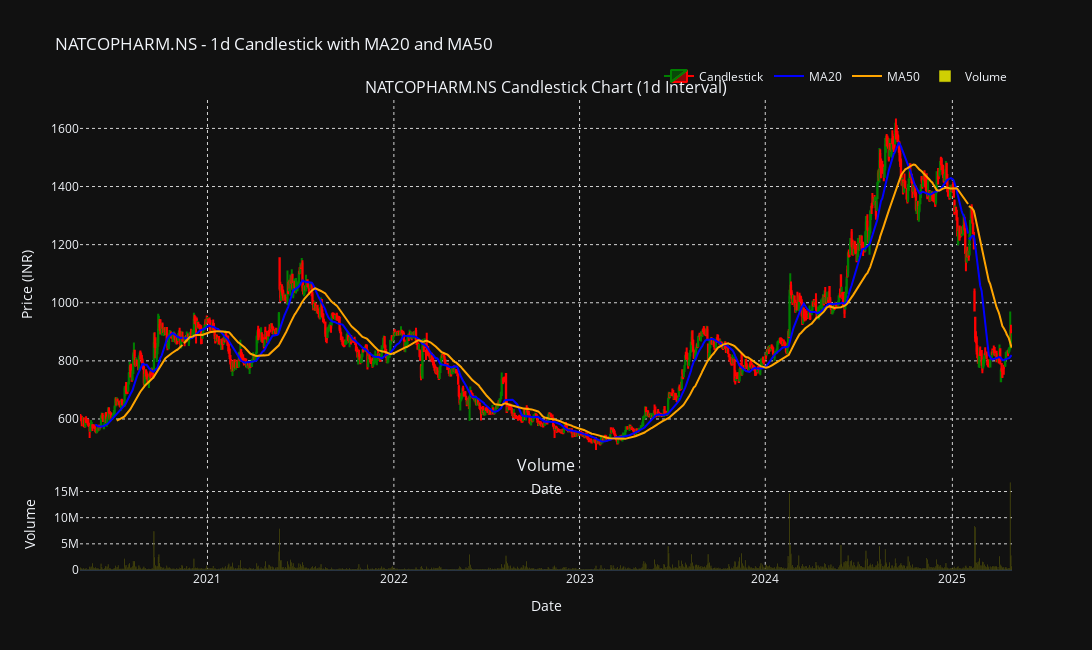

The notebook cell this image was saved under:
### Markdown cell above
# Plot a Candlestick Chart

### Code cell
PATH = r"C:\Users\91909\Desktop\Stock_Data"

def save_to_csv_from_yahoo(ticker: str, interval: str = "1d") -> bool:
    df = yf.download(ticker, period="5y", interval=interval, progress=False)
    os.makedirs(PATH, exist_ok=True)
    fn = os.path.join(PATH, f"{ticker}_{interval}.csv")
    df.to_csv(fn)
    return True

def get_stock_df_from_csv(ticker: str, interval: str = "1d") -> pd.DataFrame:
    fn = os.path.join(PATH, f"{ticker}_{interval}.csv")
    df = pd.read_csv(fn, index_col=0, parse_dates=True)
    for col in ["Open", "High", "Low", "Close", "Volume"]:
        df[col] = pd.to_numeric(df[col], errors="coerce")
    return df

def plot_candlestick_with_volume(ticker: str, interval: str = "1d"):
    save_to_csv_from_yahoo(ticker, interval)
    df = get_stock_df_from_csv(ticker, interval)

    # Calculate 20-period Moving Average (MA)
    df['MA_20'] = df['Close'].rolling(window=20).mean()

    # Calculate 50-period Moving Average (MA)
    df['MA_50'] = df['Close'].rolling(window=50).mean()

    # Create subplots (Candlestick + Volume)
    fig = make_subplots(
        rows=2, cols=1, shared_xaxes=True, vertical_spacing=0.02,
        row_width=[0.2, 0.8],
        subplot_titles=(f"{ticker} Candlestick Chart ({interval} Interval)", "Volume")
    )

    # Candlestick
    fig.add_trace(
        go.Candlestick(
            x=df.index,
            open=df["Open"], high=df["High"],
            low=df["Low"], close=df["Close"],
            name="Candlestick",
            increasing_line_color='green',
            decreasing_line_color='red'
        ),
        row=1, col=1
    )

    # Add 20-period Moving Average (MA)
    fig.add_trace(go.Scatter(x=df.index, y=df['MA_20'], line=dict(color='blue', width=2), name='MA20'), row=1, col=1)

    # Add 50-period Moving Average (MA)
    fig.add_trace(go.Scatter(x=df.index, y=df['MA_50'], line=dict(color='orange', width=2), name='MA50'), row=1, col=1)

    # Volume
    fig.add_trace(
        go.Bar(
            x=df.index, y=df["Volume"],
            marker_color='yellow',
            opacity=0.8,
            name="Volume"
        ),
        row=2, col=1
    )
    fig.update_xaxes(
        rangeslider_visible=False,
        rangebreaks=[dict(bounds=["sat", "mon"])],
        type="date",
        showgrid=True,
        gridcolor='lightgrey', 
        griddash='dot',     
        title_text='Date'
    )
    fig.update_yaxes(title="Price (INR)", row=1, col=1, showgrid=True, gridcolor='lightgrey', griddash='dot')
    fig.update_yaxes(title="Volume", row=2, col=1, showgrid=True, gridcolor='lightgrey', griddash='dot') 

    # Layout settings
    fig.update_layout(
        title=f'{ticker} - {interval} Candlestick with MA20 and MA50',
        yaxis_title='Price (INR)',
        template='plotly_dark',
        width=1100,
        height=650,
        legend=dict(
            orientation="h",
            yanchor="bottom",
            y=1.02,
            xanchor="right",
            x=1
        ),
        hovermode='x unified'
    )

    fig.show()

# Example usage (using daily data):
plot_candlestick_with_volume("NATCOPHARM.NS", interval="1d")

### Figure 1 — Plotly figure (JSON) as saved in the notebook; plotly's stock layout.template omitted (floating-point values rounded to 4 significant figures; data arrays with more than 128 entries replaced by an {"elided": "..."} marker saying what was removed)
{"data": [{"close": {"elided": "1241 float values"}, "decreasing": {"line": {"color": "red"}}, "high": {"elided": "1241 float values"}, "increasing": {"line": {"color": "green"}}, "low": {"elided": "1241 float values"}, "name": "Candlestick", "open": {"elided": "1241 float values"}, "type": "candlestick", "x": {"elided": "1241 str values"}, "xaxis": "x", "yaxis": "y"}, {"line": {"color": "blue", "width": 2}, "name": "MA20", "type": "scatter", "x": {"elided": "1241 str values"}, "xaxis": "x", "y": {"elided": "1241 float values"}, "yaxis": "y"}, {"line": {"color": "orange", "width": 2}, "name": "MA50", "type": "scatter", "x": {"elided": "1241 str values"}, "xaxis": "x", "y": {"elided": "1241 float values"}, "yaxis": "y"}, {"marker": {"color": "yellow"}, "name": "Volume", "opacity": 0.8, "type": "bar", "x": {"elided": "1241 str values"}, "xaxis": "x2", "y": {"elided": "1241 float values"}, "yaxis": "y2"}], "layout": {"annotations": [{"font": {"size": 16}, "showarrow": false, "text": "NATCOPHARM.NS Candlestick Chart (1d Interval)", "x": 0.5, "xanchor": "center", "xref": "paper", "y": 1, "yanchor": "bottom", "yref": "paper"}, {"font": {"size": 16}, "showarrow": false, "text": "Volume", "x": 0.5, "xanchor": "center", "xref": "paper", "y": 0.196, "yanchor": "bottom", "yref": "paper"}], "height": 650, "hovermode": "x unified", "legend": {"orientation": "h", "x": 1, "xanchor": "right", "y": 1.02, "yanchor": "bottom"}, "title": {"text": "NATCOPHARM.NS - 1d Candlestick with MA20 and MA50"}, "width": 1100, "xaxis": {"anchor": "y", "autorange": true, "domain": [0, 1], "gridcolor": "lightgrey", "griddash": "dot", "matches": "x2", "range": ["2020-04-27 12:00", "2025-04-28 12:00"], "rangebreaks": [{"bounds": ["sat", "mon"]}], "rangeslider": {"visible": false, "yaxis": {}}, "showgrid": true, "showticklabels": false, "title": {"text": "Date"}, "type": "date"}, "xaxis2": {"anchor": "y2", "autorange": true, "domain": [0, 1], "gridcolor": "lightgrey", "griddash": "dot", "range": ["2020-04-27 12:00", "2025-04-28 12:00"], "rangebreaks": [{"bounds": ["sat", "mon"]}], "rangeslider": {"visible": false, "yaxis2": {}}, "showgrid": true, "title": {"text": "Date"}, "type": "date"}, "yaxis": {"anchor": "x", "autorange": true, "domain": [0.216, 1], "gridcolor": "lightgrey", "griddash": "dot", "range": [429.6, 1698.0], "showgrid": true, "title": {"text": "Price (INR)"}, "type": "linear"}, "yaxis2": {"anchor": "x2", "autorange": true, "domain": [0, 0.196], "gridcolor": "lightgrey", "griddash": "dot", "range": [0, 17607560], "showgrid": true, "title": {"text": "Volume"}, "type": "linear"}}}
